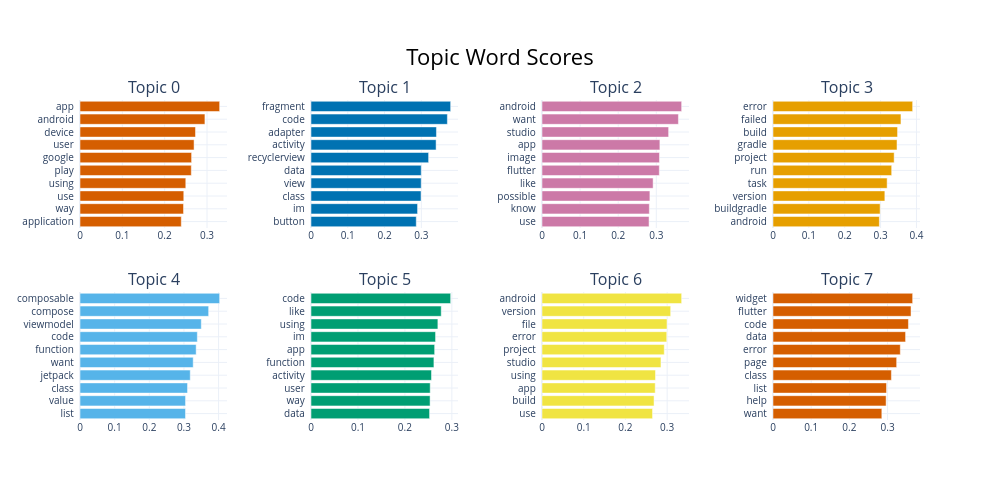
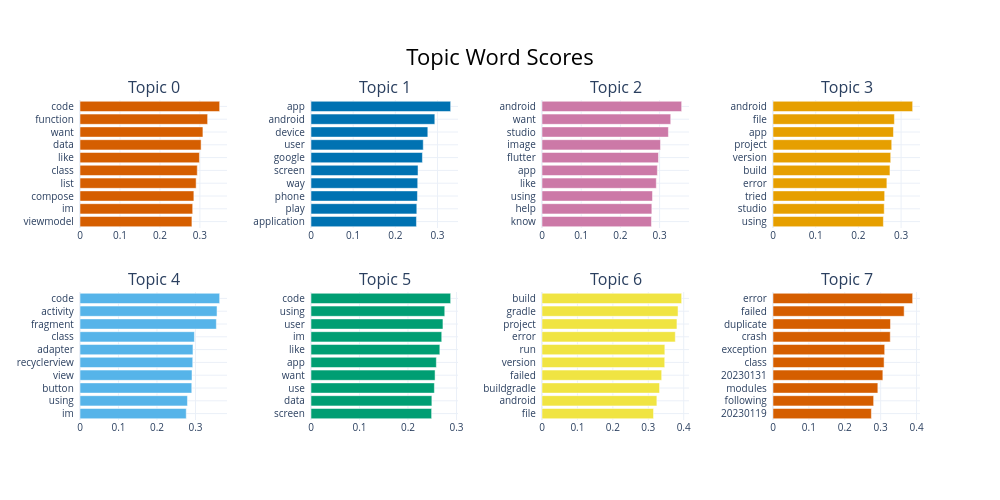
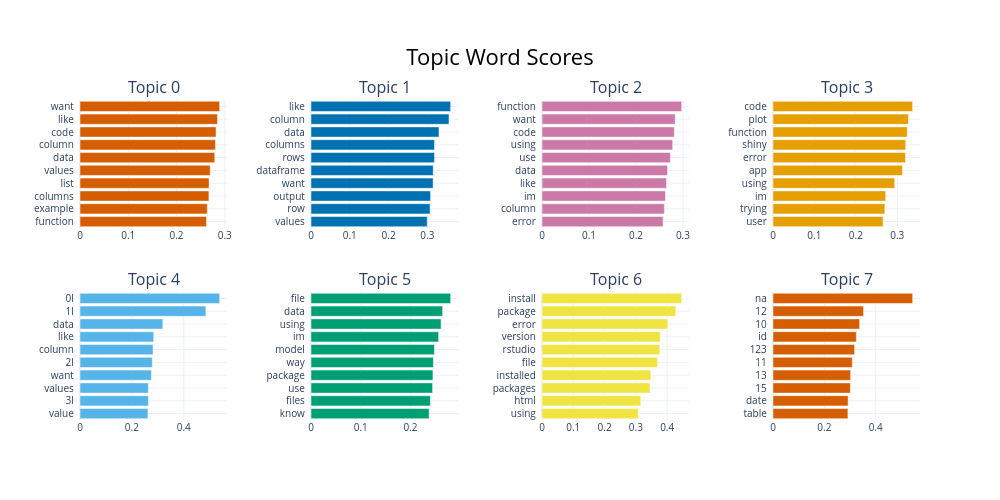
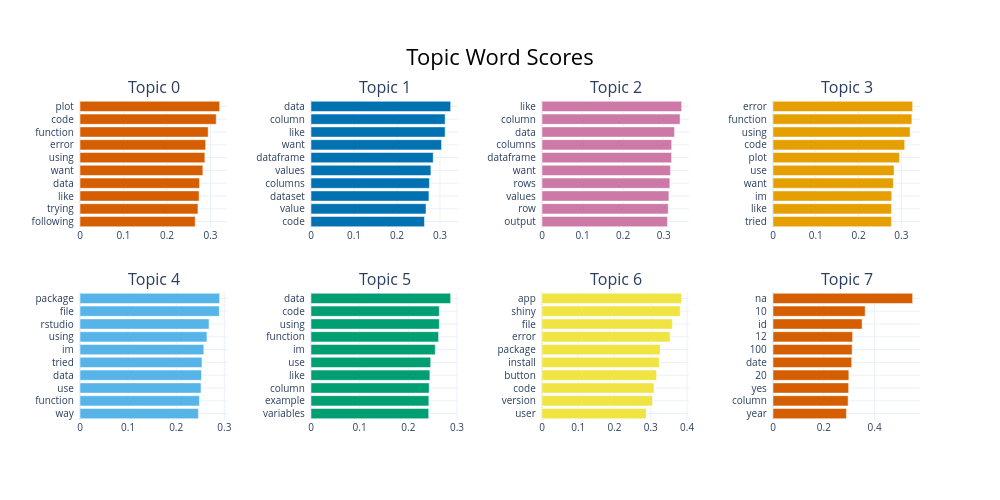

Write notebook code for charts like these, in order.
### Code cell
topics_dir = Path('figures/topics/')
topics_dir.mkdir(parents=True, exist_ok=True)

for i, (name, filename) in enumerate(zip(names, filenames)):
    print('*************************************')
    print(f'Processing: {name}')

    df = pd.read_parquet(f'data/parquet/{filename}')
    df.info()

    df = df.dropna(subset=['text'])
    df = df[df['T'] == 1]
    df['embedding'] = df['embedding'].apply(lambda x: np.array(x, dtype=np.float32))
    df_before = df[df['P'] == 0]
    df_after = df[df['P'] == 1]

    # topics before
    print('Topics before:----------------------')
    topics, probs = topic_model.fit_transform(df_before['text'], np.stack(df_before['embedding'].values))
    print(topic_model.get_topic_info())

    fig = topic_model.visualize_barchart(top_n_topics=n_clusters, n_words=10)
    fig.update_layout(font=dict(size=10))
    fig.show()
    fn = f'figures/topics/{name}_topics_before.pdf'
    fig.write_image(fn)

    umap_embeddings = topic_model.umap_model.transform(np.stack(df_before['embedding'].values))
    print('SC: ', silhouette_score(umap_embeddings, topics))

    # topics after
    print('Topics after:----------------------')
    topics, probs = topic_model.fit_transform(df_after['text'], np.stack(df_after['embedding'].values))
    print(topic_model.get_topic_info())
    
    fig = topic_model.visualize_barchart(top_n_topics=n_clusters, n_words=10)
    fig.update_layout(font=dict(size=10))
    fig.show()
    fn = f'figures/topics/{name}_topics_after.pdf'
    fig.write_image(fn)

    umap_embeddings = topic_model.umap_model.transform(np.stack(df_after['embedding'].values))
    print('SC: ', silhouette_score(umap_embeddings, topics))

### Figure 1 — Plotly figure (JSON) as saved in the notebook; plotly's stock layout.template omitted (floating-point values rounded to 4 significant figures)
{"data": [{"marker": {"color": "#D55E00"}, "orientation": "h", "type": "bar", "x": [0.2393, 0.2445, 0.2452, 0.2499, 0.2629, 0.2636, 0.2694, 0.2729, 0.2951, 0.3299], "xaxis": "x", "y": ["application  ", "way  ", "use  ", "using  ", "play  ", "google  ", "user  ", "device  ", "android  ", "app  "], "yaxis": "y"}, {"marker": {"color": "#0072B2"}, "orientation": "h", "type": "bar", "x": [0.2863, 0.2898, 0.2993, 0.2996, 0.2997, 0.3198, 0.3402, 0.3411, 0.3709, 0.3798], "xaxis": "x2", "y": ["button  ", "im  ", "class  ", "view  ", "data  ", "recyclerview  ", "activity  ", "adapter  ", "code  ", "fragment  "], "yaxis": "y2"}, {"marker": {"color": "#CC79A7"}, "orientation": "h", "type": "bar", "x": [0.281, 0.2817, 0.2832, 0.2916, 0.3079, 0.3083, 0.3094, 0.3324, 0.3581, 0.3665], "xaxis": "x3", "y": ["use  ", "know  ", "possible  ", "like  ", "flutter  ", "image  ", "app  ", "studio  ", "want  ", "android  "], "yaxis": "y3"}, {"marker": {"color": "#E69F00"}, "orientation": "h", "type": "bar", "x": [0.2966, 0.2987, 0.3119, 0.3183, 0.331, 0.3379, 0.3458, 0.3474, 0.3568, 0.3894], "xaxis": "x4", "y": ["android  ", "buildgradle  ", "version  ", "task  ", "run  ", "project  ", "gradle  ", "build  ", "failed  ", "error  "], "yaxis": "y4"}, {"marker": {"color": "#56B4E9"}, "orientation": "h", "type": "bar", "x": [0.3045, 0.3046, 0.3104, 0.3182, 0.3267, 0.3353, 0.3387, 0.3501, 0.3713, 0.4031], "xaxis": "x5", "y": ["list  ", "value  ", "class  ", "jetpack  ", "want  ", "function  ", "code  ", "viewmodel  ", "compose  ", "composable  "], "yaxis": "y5"}, {"marker": {"color": "#009E73"}, "orientation": "h", "type": "bar", "x": [0.2525, 0.2536, 0.2539, 0.2566, 0.2618, 0.2633, 0.2652, 0.2702, 0.2773, 0.2974], "xaxis": "x6", "y": ["data  ", "way  ", "user  ", "activity  ", "function  ", "app  ", "im  ", "using  ", "like  ", "code  "], "yaxis": "y6"}, {"marker": {"color": "#F0E442"}, "orientation": "h", "type": "bar", "x": [0.265, 0.2686, 0.2714, 0.2721, 0.2852, 0.2931, 0.2991, 0.2997, 0.3085, 0.3348], "xaxis": "x7", "y": ["use  ", "build  ", "app  ", "using  ", "studio  ", "project  ", "error  ", "file  ", "version  ", "android  "], "yaxis": "y7"}, {"marker": {"color": "#D55E00"}, "orientation": "h", "type": "bar", "x": [0.285, 0.2962, 0.2973, 0.3101, 0.3239, 0.3334, 0.3472, 0.3547, 0.3615, 0.3657], "xaxis": "x8", "y": ["want  ", "help  ", "list  ", "class  ", "page  ", "error  ", "data  ", "code  ", "flutter  ", "widget  "], "yaxis": "y8"}], "layout": {"annotations": [{"font": {"size": 16}, "showarrow": false, "text": "Topic 0", "x": 0.0875, "xanchor": "center", "xref": "paper", "y": 1, "yanchor": "bottom", "yref": "paper"}, {"font": {"size": 16}, "showarrow": false, "text": "Topic 1", "x": 0.3625, "xanchor": "center", "xref": "paper", "y": 1, "yanchor": "bottom", "yref": "paper"}, {"font": {"size": 16}, "showarrow": false, "text": "Topic 2", "x": 0.6375, "xanchor": "center", "xref": "paper", "y": 1, "yanchor": "bottom", "yref": "paper"}, {"font": {"size": 16}, "showarrow": false, "text": "Topic 3", "x": 0.9125, "xanchor": "center", "xref": "paper", "y": 1, "yanchor": "bottom", "yref": "paper"}, {"font": {"size": 16}, "showarrow": false, "text": "Topic 4", "x": 0.0875, "xanchor": "center", "xref": "paper", "y": 0.4, "yanchor": "bottom", "yref": "paper"}, {"font": {"size": 16}, "showarrow": false, "text": "Topic 5", "x": 0.3625, "xanchor": "center", "xref": "paper", "y": 0.4, "yanchor": "bottom", "yref": "paper"}, {"font": {"size": 16}, "showarrow": false, "text": "Topic 6", "x": 0.6375, "xanchor": "center", "xref": "paper", "y": 0.4, "yanchor": "bottom", "yref": "paper"}, {"font": {"size": 16}, "showarrow": false, "text": "Topic 7", "x": 0.9125, "xanchor": "center", "xref": "paper", "y": 0.4, "yanchor": "bottom", "yref": "paper"}], "font": {"size": 10}, "height": 500, "hoverlabel": {"bgcolor": "white", "font": {"family": "Rockwell", "size": 16}}, "showlegend": false, "title": {"font": {"color": "Black", "size": 22}, "text": "Topic Word Scores", "x": 0.5, "xanchor": "center", "yanchor": "top"}, "width": 1000, "xaxis": {"anchor": "y", "domain": [0, 0.175], "showgrid": true}, "xaxis2": {"anchor": "y2", "domain": [0.275, 0.45], "showgrid": true}, "xaxis3": {"anchor": "y3", "domain": [0.55, 0.725], "showgrid": true}, "xaxis4": {"anchor": "y4", "domain": [0.825, 1], "showgrid": true}, "xaxis5": {"anchor": "y5", "domain": [0, 0.175], "showgrid": true}, "xaxis6": {"anchor": "y6", "domain": [0.275, 0.45], "showgrid": true}, "xaxis7": {"anchor": "y7", "domain": [0.55, 0.725], "showgrid": true}, "xaxis8": {"anchor": "y8", "domain": [0.825, 1], "showgrid": true}, "yaxis": {"anchor": "x", "domain": [0.6, 1], "showgrid": true}, "yaxis2": {"anchor": "x2", "domain": [0.6, 1], "showgrid": true}, "yaxis3": {"anchor": "x3", "domain": [0.6, 1], "showgrid": true}, "yaxis4": {"anchor": "x4", "domain": [0.6, 1], "showgrid": true}, "yaxis5": {"anchor": "x5", "domain": [0, 0.4], "showgrid": true}, "yaxis6": {"anchor": "x6", "domain": [0, 0.4], "showgrid": true}, "yaxis7": {"anchor": "x7", "domain": [0, 0.4], "showgrid": true}, "yaxis8": {"anchor": "x8", "domain": [0, 0.4], "showgrid": true}}}

### Figure 2 — Plotly figure (JSON) as saved in the notebook; plotly's stock layout.template omitted (floating-point values rounded to 4 significant figures)
{"data": [{"marker": {"color": "#D55E00"}, "orientation": "h", "type": "bar", "x": [0.28, 0.2819, 0.2849, 0.2906, 0.2934, 0.2988, 0.303, 0.3075, 0.3193, 0.3494], "xaxis": "x", "y": ["viewmodel  ", "im  ", "compose  ", "list  ", "class  ", "like  ", "data  ", "want  ", "function  ", "code  "], "yaxis": "y"}, {"marker": {"color": "#0072B2"}, "orientation": "h", "type": "bar", "x": [0.2501, 0.2509, 0.2524, 0.2531, 0.2538, 0.2642, 0.2662, 0.277, 0.2936, 0.3312], "xaxis": "x2", "y": ["application  ", "play  ", "phone  ", "way  ", "screen  ", "google  ", "user  ", "device  ", "android  ", "app  "], "yaxis": "y2"}, {"marker": {"color": "#CC79A7"}, "orientation": "h", "type": "bar", "x": [0.2793, 0.2802, 0.2818, 0.2916, 0.2943, 0.2971, 0.3023, 0.3225, 0.3284, 0.3563], "xaxis": "x3", "y": ["know  ", "help  ", "using  ", "like  ", "app  ", "flutter  ", "image  ", "studio  ", "want  ", "android  "], "yaxis": "y3"}, {"marker": {"color": "#E69F00"}, "orientation": "h", "type": "bar", "x": [0.2585, 0.2605, 0.2615, 0.2667, 0.2739, 0.2757, 0.2781, 0.2821, 0.2843, 0.3271], "xaxis": "x4", "y": ["using  ", "studio  ", "tried  ", "error  ", "build  ", "version  ", "project  ", "app  ", "file  ", "android  "], "yaxis": "y4"}, {"marker": {"color": "#56B4E9"}, "orientation": "h", "type": "bar", "x": [0.276, 0.2792, 0.2904, 0.291, 0.2929, 0.2935, 0.2972, 0.3542, 0.356, 0.3628], "xaxis": "x5", "y": ["im  ", "using  ", "button  ", "view  ", "recyclerview  ", "adapter  ", "class  ", "fragment  ", "activity  ", "code  "], "yaxis": "y5"}, {"marker": {"color": "#009E73"}, "orientation": "h", "type": "bar", "x": [0.2488, 0.2493, 0.2545, 0.2559, 0.2585, 0.2657, 0.2696, 0.2721, 0.2759, 0.288], "xaxis": "x6", "y": ["screen  ", "data  ", "use  ", "want  ", "app  ", "like  ", "im  ", "user  ", "using  ", "code  "], "yaxis": "y6"}, {"marker": {"color": "#F0E442"}, "orientation": "h", "type": "bar", "x": [0.3148, 0.3242, 0.3319, 0.3378, 0.3465, 0.3468, 0.3763, 0.3809, 0.384, 0.3942], "xaxis": "x7", "y": ["file  ", "android  ", "buildgradle  ", "failed  ", "version  ", "run  ", "error  ", "project  ", "gradle  ", "build  "], "yaxis": "y7"}, {"marker": {"color": "#D55E00"}, "orientation": "h", "type": "bar", "x": [0.2742, 0.2804, 0.2921, 0.3061, 0.3096, 0.3112, 0.3267, 0.3273, 0.3655, 0.3891], "xaxis": "x8", "y": ["20230119  ", "following  ", "modules  ", "20230131  ", "class  ", "exception  ", "crash  ", "duplicate  ", "failed  ", "error  "], "yaxis": "y8"}], "layout": {"annotations": [{"font": {"size": 16}, "showarrow": false, "text": "Topic 0", "x": 0.0875, "xanchor": "center", "xref": "paper", "y": 1, "yanchor": "bottom", "yref": "paper"}, {"font": {"size": 16}, "showarrow": false, "text": "Topic 1", "x": 0.3625, "xanchor": "center", "xref": "paper", "y": 1, "yanchor": "bottom", "yref": "paper"}, {"font": {"size": 16}, "showarrow": false, "text": "Topic 2", "x": 0.6375, "xanchor": "center", "xref": "paper", "y": 1, "yanchor": "bottom", "yref": "paper"}, {"font": {"size": 16}, "showarrow": false, "text": "Topic 3", "x": 0.9125, "xanchor": "center", "xref": "paper", "y": 1, "yanchor": "bottom", "yref": "paper"}, {"font": {"size": 16}, "showarrow": false, "text": "Topic 4", "x": 0.0875, "xanchor": "center", "xref": "paper", "y": 0.4, "yanchor": "bottom", "yref": "paper"}, {"font": {"size": 16}, "showarrow": false, "text": "Topic 5", "x": 0.3625, "xanchor": "center", "xref": "paper", "y": 0.4, "yanchor": "bottom", "yref": "paper"}, {"font": {"size": 16}, "showarrow": false, "text": "Topic 6", "x": 0.6375, "xanchor": "center", "xref": "paper", "y": 0.4, "yanchor": "bottom", "yref": "paper"}, {"font": {"size": 16}, "showarrow": false, "text": "Topic 7", "x": 0.9125, "xanchor": "center", "xref": "paper", "y": 0.4, "yanchor": "bottom", "yref": "paper"}], "font": {"size": 10}, "height": 500, "hoverlabel": {"bgcolor": "white", "font": {"family": "Rockwell", "size": 16}}, "showlegend": false, "title": {"font": {"color": "Black", "size": 22}, "text": "Topic Word Scores", "x": 0.5, "xanchor": "center", "yanchor": "top"}, "width": 1000, "xaxis": {"anchor": "y", "domain": [0, 0.175], "showgrid": true}, "xaxis2": {"anchor": "y2", "domain": [0.275, 0.45], "showgrid": true}, "xaxis3": {"anchor": "y3", "domain": [0.55, 0.725], "showgrid": true}, "xaxis4": {"anchor": "y4", "domain": [0.825, 1], "showgrid": true}, "xaxis5": {"anchor": "y5", "domain": [0, 0.175], "showgrid": true}, "xaxis6": {"anchor": "y6", "domain": [0.275, 0.45], "showgrid": true}, "xaxis7": {"anchor": "y7", "domain": [0.55, 0.725], "showgrid": true}, "xaxis8": {"anchor": "y8", "domain": [0.825, 1], "showgrid": true}, "yaxis": {"anchor": "x", "domain": [0.6, 1], "showgrid": true}, "yaxis2": {"anchor": "x2", "domain": [0.6, 1], "showgrid": true}, "yaxis3": {"anchor": "x3", "domain": [0.6, 1], "showgrid": true}, "yaxis4": {"anchor": "x4", "domain": [0.6, 1], "showgrid": true}, "yaxis5": {"anchor": "x5", "domain": [0, 0.4], "showgrid": true}, "yaxis6": {"anchor": "x6", "domain": [0, 0.4], "showgrid": true}, "yaxis7": {"anchor": "x7", "domain": [0, 0.4], "showgrid": true}, "yaxis8": {"anchor": "x8", "domain": [0, 0.4], "showgrid": true}}}

### Figure 3 — Plotly figure (JSON) as saved in the notebook; plotly's stock layout.template omitted (floating-point values rounded to 4 significant figures)
{"data": [{"marker": {"color": "#D55E00"}, "orientation": "h", "type": "bar", "x": [0.2621, 0.2637, 0.2672, 0.2675, 0.2698, 0.2793, 0.2807, 0.2819, 0.2848, 0.2894], "xaxis": "x", "y": ["function  ", "example  ", "columns  ", "list  ", "values  ", "data  ", "column  ", "code  ", "like  ", "want  "], "yaxis": "y"}, {"marker": {"color": "#0072B2"}, "orientation": "h", "type": "bar", "x": [0.2997, 0.3071, 0.3084, 0.315, 0.3152, 0.3186, 0.3186, 0.3301, 0.3559, 0.3601], "xaxis": "x2", "y": ["values  ", "row  ", "output  ", "want  ", "dataframe  ", "rows  ", "columns  ", "data  ", "column  ", "like  "], "yaxis": "y2"}, {"marker": {"color": "#CC79A7"}, "orientation": "h", "type": "bar", "x": [0.2578, 0.2604, 0.2628, 0.265, 0.2671, 0.2732, 0.2781, 0.2816, 0.2835, 0.2972], "xaxis": "x3", "y": ["error  ", "column  ", "im  ", "like  ", "data  ", "use  ", "using  ", "code  ", "want  ", "function  "], "yaxis": "y3"}, {"marker": {"color": "#E69F00"}, "orientation": "h", "type": "bar", "x": [0.2659, 0.2701, 0.2722, 0.2939, 0.3127, 0.32, 0.3205, 0.3243, 0.3271, 0.3372], "xaxis": "x4", "y": ["user  ", "trying  ", "im  ", "using  ", "app  ", "error  ", "shiny  ", "function  ", "plot  ", "code  "], "yaxis": "y4"}, {"marker": {"color": "#56B4E9"}, "orientation": "h", "type": "bar", "x": [0.2619, 0.2634, 0.2635, 0.2751, 0.2787, 0.2815, 0.2841, 0.3193, 0.4852, 0.5383], "xaxis": "x5", "y": ["value  ", "3l  ", "values  ", "want  ", "2l  ", "column  ", "like  ", "data  ", "1l  ", "0l  "], "yaxis": "y5"}, {"marker": {"color": "#009E73"}, "orientation": "h", "type": "bar", "x": [0.2373, 0.2399, 0.2443, 0.245, 0.2459, 0.248, 0.2565, 0.2613, 0.2645, 0.2806], "xaxis": "x6", "y": ["know  ", "files  ", "use  ", "package  ", "way  ", "model  ", "im  ", "using  ", "data  ", "file  "], "yaxis": "y6"}, {"marker": {"color": "#F0E442"}, "orientation": "h", "type": "bar", "x": [0.3074, 0.3155, 0.3454, 0.3478, 0.3691, 0.3764, 0.3778, 0.402, 0.4277, 0.4463], "xaxis": "x7", "y": ["using  ", "html  ", "packages  ", "installed  ", "file  ", "rstudio  ", "version  ", "error  ", "package  ", "install  "], "yaxis": "y7"}, {"marker": {"color": "#D55E00"}, "orientation": "h", "type": "bar", "x": [0.2918, 0.2926, 0.3014, 0.3023, 0.3088, 0.318, 0.3248, 0.3374, 0.3527, 0.544], "xaxis": "x8", "y": ["table  ", "date  ", "15  ", "13  ", "11  ", "123  ", "id  ", "10  ", "12  ", "na  "], "yaxis": "y8"}], "layout": {"annotations": [{"font": {"size": 16}, "showarrow": false, "text": "Topic 0", "x": 0.0875, "xanchor": "center", "xref": "paper", "y": 1, "yanchor": "bottom", "yref": "paper"}, {"font": {"size": 16}, "showarrow": false, "text": "Topic 1", "x": 0.3625, "xanchor": "center", "xref": "paper", "y": 1, "yanchor": "bottom", "yref": "paper"}, {"font": {"size": 16}, "showarrow": false, "text": "Topic 2", "x": 0.6375, "xanchor": "center", "xref": "paper", "y": 1, "yanchor": "bottom", "yref": "paper"}, {"font": {"size": 16}, "showarrow": false, "text": "Topic 3", "x": 0.9125, "xanchor": "center", "xref": "paper", "y": 1, "yanchor": "bottom", "yref": "paper"}, {"font": {"size": 16}, "showarrow": false, "text": "Topic 4", "x": 0.0875, "xanchor": "center", "xref": "paper", "y": 0.4, "yanchor": "bottom", "yref": "paper"}, {"font": {"size": 16}, "showarrow": false, "text": "Topic 5", "x": 0.3625, "xanchor": "center", "xref": "paper", "y": 0.4, "yanchor": "bottom", "yref": "paper"}, {"font": {"size": 16}, "showarrow": false, "text": "Topic 6", "x": 0.6375, "xanchor": "center", "xref": "paper", "y": 0.4, "yanchor": "bottom", "yref": "paper"}, {"font": {"size": 16}, "showarrow": false, "text": "Topic 7", "x": 0.9125, "xanchor": "center", "xref": "paper", "y": 0.4, "yanchor": "bottom", "yref": "paper"}], "font": {"size": 10}, "height": 500, "hoverlabel": {"bgcolor": "white", "font": {"family": "Rockwell", "size": 16}}, "showlegend": false, "title": {"font": {"color": "Black", "size": 22}, "text": "Topic Word Scores", "x": 0.5, "xanchor": "center", "yanchor": "top"}, "width": 1000, "xaxis": {"anchor": "y", "domain": [0, 0.175], "showgrid": true}, "xaxis2": {"anchor": "y2", "domain": [0.275, 0.45], "showgrid": true}, "xaxis3": {"anchor": "y3", "domain": [0.55, 0.725], "showgrid": true}, "xaxis4": {"anchor": "y4", "domain": [0.825, 1], "showgrid": true}, "xaxis5": {"anchor": "y5", "domain": [0, 0.175], "showgrid": true}, "xaxis6": {"anchor": "y6", "domain": [0.275, 0.45], "showgrid": true}, "xaxis7": {"anchor": "y7", "domain": [0.55, 0.725], "showgrid": true}, "xaxis8": {"anchor": "y8", "domain": [0.825, 1], "showgrid": true}, "yaxis": {"anchor": "x", "domain": [0.6, 1], "showgrid": true}, "yaxis2": {"anchor": "x2", "domain": [0.6, 1], "showgrid": true}, "yaxis3": {"anchor": "x3", "domain": [0.6, 1], "showgrid": true}, "yaxis4": {"anchor": "x4", "domain": [0.6, 1], "showgrid": true}, "yaxis5": {"anchor": "x5", "domain": [0, 0.4], "showgrid": true}, "yaxis6": {"anchor": "x6", "domain": [0, 0.4], "showgrid": true}, "yaxis7": {"anchor": "x7", "domain": [0, 0.4], "showgrid": true}, "yaxis8": {"anchor": "x8", "domain": [0, 0.4], "showgrid": true}}}

### Figure 4 — Plotly figure (JSON) as saved in the notebook; plotly's stock layout.template omitted (floating-point values rounded to 4 significant figures)
{"data": [{"marker": {"color": "#D55E00"}, "orientation": "h", "type": "bar", "x": [0.2648, 0.2712, 0.2737, 0.2748, 0.2824, 0.2871, 0.2888, 0.2946, 0.3132, 0.3211], "xaxis": "x", "y": ["following  ", "trying  ", "like  ", "data  ", "want  ", "using  ", "error  ", "function  ", "code  ", "plot  "], "yaxis": "y"}, {"marker": {"color": "#0072B2"}, "orientation": "h", "type": "bar", "x": [0.2639, 0.2675, 0.2744, 0.2755, 0.2789, 0.2843, 0.3037, 0.312, 0.3121, 0.3248], "xaxis": "x2", "y": ["code  ", "value  ", "dataset  ", "columns  ", "values  ", "dataframe  ", "want  ", "like  ", "column  ", "data  "], "yaxis": "y2"}, {"marker": {"color": "#CC79A7"}, "orientation": "h", "type": "bar", "x": [0.3091, 0.3111, 0.3127, 0.3151, 0.3165, 0.3194, 0.3195, 0.3267, 0.3402, 0.3441], "xaxis": "x3", "y": ["output  ", "row  ", "values  ", "rows  ", "want  ", "dataframe  ", "columns  ", "data  ", "column  ", "like  "], "yaxis": "y3"}, {"marker": {"color": "#E69F00"}, "orientation": "h", "type": "bar", "x": [0.2767, 0.2768, 0.2774, 0.2812, 0.2829, 0.2955, 0.3078, 0.3204, 0.3245, 0.3264], "xaxis": "x4", "y": ["tried  ", "like  ", "im  ", "want  ", "use  ", "plot  ", "code  ", "using  ", "function  ", "error  "], "yaxis": "y4"}, {"marker": {"color": "#56B4E9"}, "orientation": "h", "type": "bar", "x": [0.2462, 0.2483, 0.2516, 0.2526, 0.2536, 0.2575, 0.2639, 0.2682, 0.2897, 0.2903], "xaxis": "x5", "y": ["way  ", "function  ", "use  ", "data  ", "tried  ", "im  ", "using  ", "rstudio  ", "file  ", "package  "], "yaxis": "y5"}, {"marker": {"color": "#009E73"}, "orientation": "h", "type": "bar", "x": [0.2419, 0.2422, 0.2429, 0.2443, 0.246, 0.2554, 0.2622, 0.2637, 0.2637, 0.287], "xaxis": "x6", "y": ["variables  ", "example  ", "column  ", "like  ", "use  ", "im  ", "function  ", "using  ", "code  ", "data  "], "yaxis": "y6"}, {"marker": {"color": "#F0E442"}, "orientation": "h", "type": "bar", "x": [0.2874, 0.3047, 0.3087, 0.316, 0.3236, 0.3259, 0.3534, 0.3596, 0.3813, 0.3851], "xaxis": "x7", "y": ["user  ", "version  ", "code  ", "button  ", "install  ", "package  ", "error  ", "file  ", "shiny  ", "app  "], "yaxis": "y7"}, {"marker": {"color": "#D55E00"}, "orientation": "h", "type": "bar", "x": [0.2888, 0.2956, 0.2977, 0.2984, 0.3097, 0.3114, 0.3133, 0.3505, 0.3627, 0.5495], "xaxis": "x8", "y": ["year  ", "column  ", "yes  ", "20  ", "date  ", "100  ", "12  ", "id  ", "10  ", "na  "], "yaxis": "y8"}], "layout": {"annotations": [{"font": {"size": 16}, "showarrow": false, "text": "Topic 0", "x": 0.0875, "xanchor": "center", "xref": "paper", "y": 1, "yanchor": "bottom", "yref": "paper"}, {"font": {"size": 16}, "showarrow": false, "text": "Topic 1", "x": 0.3625, "xanchor": "center", "xref": "paper", "y": 1, "yanchor": "bottom", "yref": "paper"}, {"font": {"size": 16}, "showarrow": false, "text": "Topic 2", "x": 0.6375, "xanchor": "center", "xref": "paper", "y": 1, "yanchor": "bottom", "yref": "paper"}, {"font": {"size": 16}, "showarrow": false, "text": "Topic 3", "x": 0.9125, "xanchor": "center", "xref": "paper", "y": 1, "yanchor": "bottom", "yref": "paper"}, {"font": {"size": 16}, "showarrow": false, "text": "Topic 4", "x": 0.0875, "xanchor": "center", "xref": "paper", "y": 0.4, "yanchor": "bottom", "yref": "paper"}, {"font": {"size": 16}, "showarrow": false, "text": "Topic 5", "x": 0.3625, "xanchor": "center", "xref": "paper", "y": 0.4, "yanchor": "bottom", "yref": "paper"}, {"font": {"size": 16}, "showarrow": false, "text": "Topic 6", "x": 0.6375, "xanchor": "center", "xref": "paper", "y": 0.4, "yanchor": "bottom", "yref": "paper"}, {"font": {"size": 16}, "showarrow": false, "text": "Topic 7", "x": 0.9125, "xanchor": "center", "xref": "paper", "y": 0.4, "yanchor": "bottom", "yref": "paper"}], "font": {"size": 10}, "height": 500, "hoverlabel": {"bgcolor": "white", "font": {"family": "Rockwell", "size": 16}}, "showlegend": false, "title": {"font": {"color": "Black", "size": 22}, "text": "Topic Word Scores", "x": 0.5, "xanchor": "center", "yanchor": "top"}, "width": 1000, "xaxis": {"anchor": "y", "domain": [0, 0.175], "showgrid": true}, "xaxis2": {"anchor": "y2", "domain": [0.275, 0.45], "showgrid": true}, "xaxis3": {"anchor": "y3", "domain": [0.55, 0.725], "showgrid": true}, "xaxis4": {"anchor": "y4", "domain": [0.825, 1], "showgrid": true}, "xaxis5": {"anchor": "y5", "domain": [0, 0.175], "showgrid": true}, "xaxis6": {"anchor": "y6", "domain": [0.275, 0.45], "showgrid": true}, "xaxis7": {"anchor": "y7", "domain": [0.55, 0.725], "showgrid": true}, "xaxis8": {"anchor": "y8", "domain": [0.825, 1], "showgrid": true}, "yaxis": {"anchor": "x", "domain": [0.6, 1], "showgrid": true}, "yaxis2": {"anchor": "x2", "domain": [0.6, 1], "showgrid": true}, "yaxis3": {"anchor": "x3", "domain": [0.6, 1], "showgrid": true}, "yaxis4": {"anchor": "x4", "domain": [0.6, 1], "showgrid": true}, "yaxis5": {"anchor": "x5", "domain": [0, 0.4], "showgrid": true}, "yaxis6": {"anchor": "x6", "domain": [0, 0.4], "showgrid": true}, "yaxis7": {"anchor": "x7", "domain": [0, 0.4], "showgrid": true}, "yaxis8": {"anchor": "x8", "domain": [0, 0.4], "showgrid": true}}}
